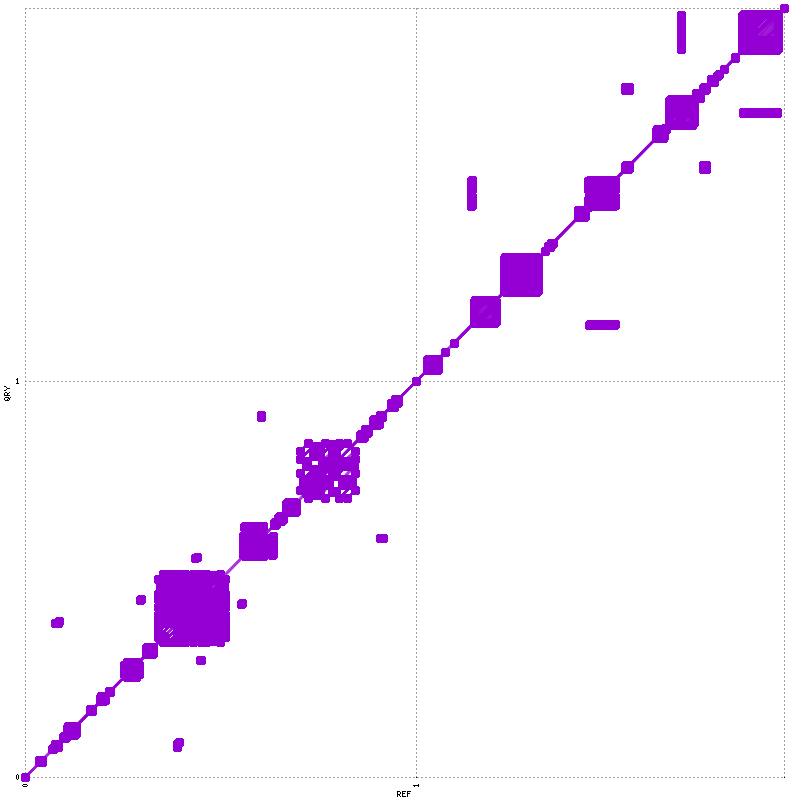

Here is the gnuplot script that generated this plot:
set terminal png tiny size 800,800
set output "dot_plot_reps_2.png"
set xtics rotate ( \
 "0" 1, \
 "1" 208024, \
 "" 404031 \
)
set ytics ( \
 "0" 1, \
 "1" 208024, \
 "" 404031 \
)
set size 1,1
set grid
unset key
set border 0
set tics scale 0
set xlabel "REF"
set ylabel "QRY"
set format "%.0f"
set mouse format "%.0f"
set mouse mouseformat "[%.0f, %.0f]"
set xrange [1:404031]
set yrange [1:404031]
set style line 1  lt 1 lw 3 pt 6 ps 1
set style line 2  lt 3 lw 3 pt 6 ps 1
set style line 3  lt 2 lw 3 pt 6 ps 1
plot \
 "dot_plot_reps_2.fplot" title "FWD" w lp ls 1, \
 "dot_plot_reps_2.rplot" title "REV" w lp ls 2
